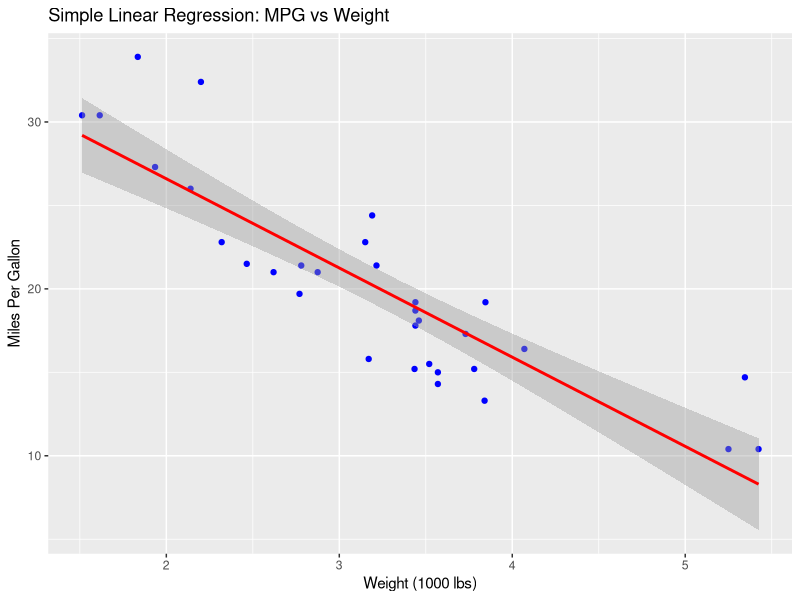
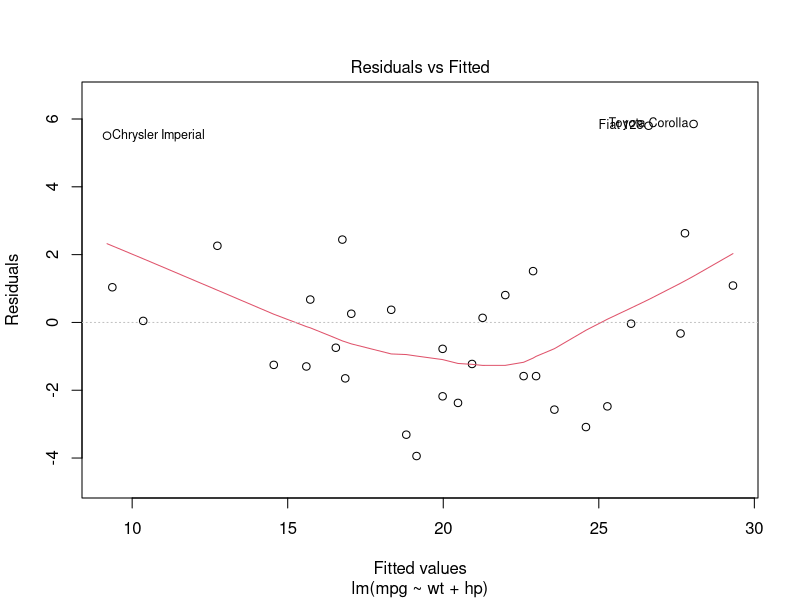
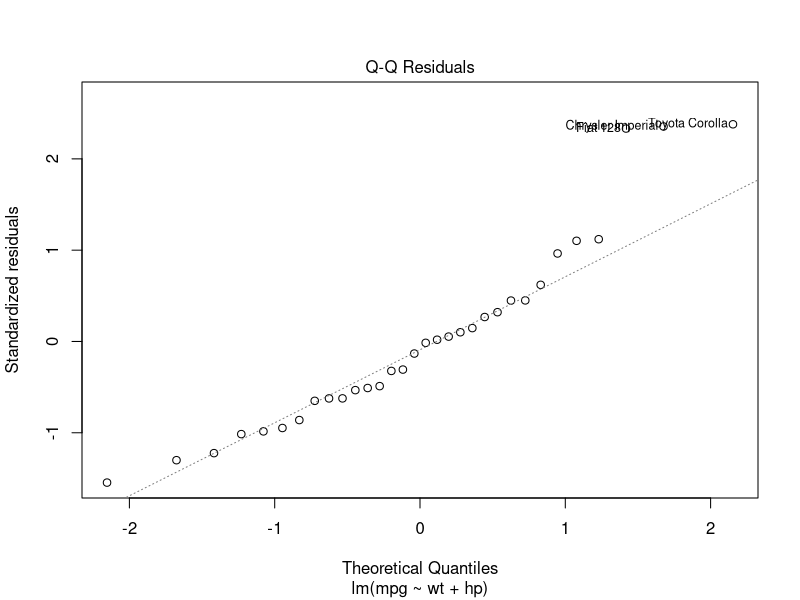

These figures' R source, in order:
# Lab 8
library(dplyr)
library(ggplot2)
# Load dataset
data("mtcars")
head(mtcars)
# 1. Simple Linear Regression: mpg predicted by wt
model_simple = lm(mpg ~ wt, data = mtcars)
summary(model_simple)
# 2. Plot regression line
ggplot(mtcars, aes(x = wt, y = mpg)) +
  geom_point(color = "blue") +
  geom_smooth(method = "lm", se = TRUE, color = "red") +
  labs(title = "Simple Linear Regression: MPG vs Weight",
       x = "Weight (1000 lbs)", y = "Miles Per Gallon")
# 3. Multiple Linear Regression: mpg predicted by wt and hp
model_multiple = lm(mpg ~ wt + hp, data = mtcars)
summary(model_multiple)
# 4. Residual diagnostics
plot(model_multiple, which = 1) # Residuals vs Fitted
plot(model_multiple, which = 2) # Q-Q Plot